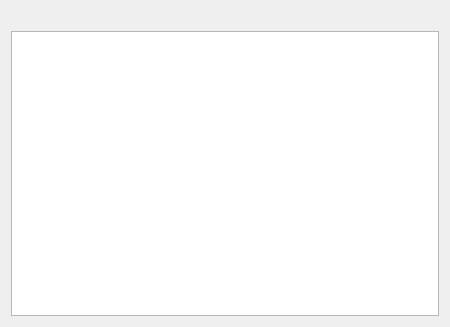
<?xml version="1.0" encoding="UTF-8"?>
<ui version="4.0">
 <class>ErrorDialog</class>
 <widget class="QDialog" name="ErrorDialog">
  <property name="geometry">
   <rect>
    <x>0</x>
    <y>0</y>
    <width>450</width>
    <height>327</height>
   </rect>
  </property>
  <property name="windowTitle">
   <string>Error occured</string>
  </property>
  <property name="windowIcon">
   <iconset resource="../zima-cad-parts.qrc">
    <normaloff>:/gfx/icon.png</normaloff>:/gfx/icon.png</iconset>
  </property>
  <layout class="QVBoxLayout" name="verticalLayout">
   <item>
    <widget class="QLabel" name="label">
     <property name="text">
      <string/>
     </property>
    </widget>
   </item>
   <item>
    <widget class="QTextEdit" name="textEdit">
     <property name="readOnly">
      <bool>true</bool>
     </property>
    </widget>
   </item>
  </layout>
 </widget>
 <resources>
  <include location="../zima-cad-parts.qrc"/>
 </resources>
 <connections/>
</ui>
